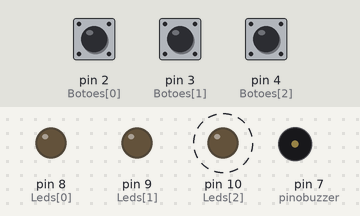
A sketch run on a simulated Arduino Uno, built with avr-gcc and run on an emulated ATmega328P. Parts: output pins drawn as LEDs (lit = HIGH), buzzer (waves = sounding). Dashed ring = blinking. The test bench sets the inputs (shaded band); at power-on: pin 2 (Botoes[0]) HIGH, pin 3 (Botoes[1]) HIGH, pin 4 (Botoes[2]) HIGH. Random numbers use the default seed unless the sketch sets one.

Above: at 2.9 s.
3.0 s: pin 2 (Botoes[0]) pulled LOW for 0.15 s
At 5.9 s:
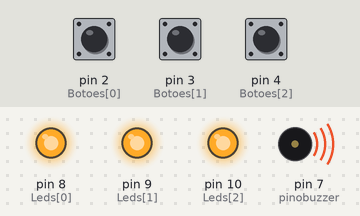
6.1 s: pin 3 (Botoes[1]) pulled LOW for 3.2 s
At 9.9 s:
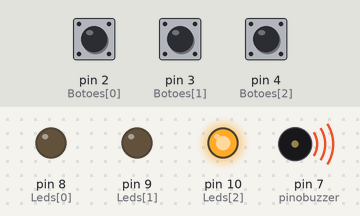
10.8 s: pin 3 (Botoes[1]) pulled LOW for 1 s
At 10.95 s:
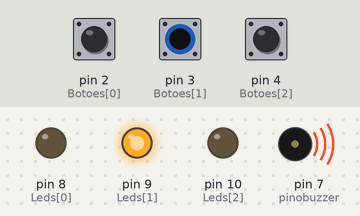
13.8 s: pin 2 (Botoes[0]) pulled LOW for 3.2 s
Timing chart, 0 to 21.2 s (numbered marks = the images above; inputs shaded):
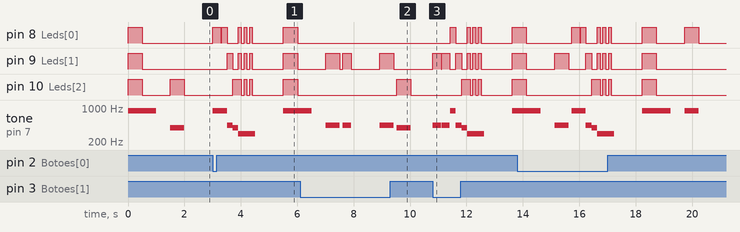

The sketch:

Aula020.ino
```cpp
#define NOTE_D4  294
#define NOTE_G4  392
#define NOTE_A4  440
#define NOTE_A5  880

int tons[4] = { NOTE_A5, NOTE_A4, NOTE_G4, NOTE_D4 };
int sequencia[100] = {};
int rodada_atual = 0;
int passo_atual = 0;
int pinobuzzer = 7;
int Leds[3] = { 8, 9, 10};
int Botoes[3] = { 2, 3, 4};
int botao_pressionado = 0;
int jogo_perdido = false;

void setup() {
  for (int i = 0; i <= 2; i++) {
    pinMode(Leds[i], OUTPUT);
  }
  for (int i = 0; i <= 2; i++) {
    pinMode(Botoes[i], INPUT_PULLUP);
  }
  pinMode(pinobuzzer, OUTPUT);
  randomSeed(analogRead(0));
}

void loop() {
  if (jogo_perdido) {
    int sequencia[100] = {};
    rodada_atual = 0;
    passo_atual= 0;
    jogo_perdido = false;
  }
  if (rodada_atual == 0) {
    Som_Inicio();
    delay(500);
  }
  proximaRodada();
  reproduzirSequencia();
  aguardarJogador();
  delay(1000);
}
void proximaRodada() {
  int numero_sorteado = random(0, 3);
  sequencia[rodada_atual++] = numero_sorteado;
}
void reproduzirSequencia() {
  for (int i = 0; i < rodada_atual; i++) {
    tone(pinobuzzer, tons[sequencia[i]]);
    digitalWrite(Leds[sequencia[i]], HIGH);
    delay(500);
    noTone(pinobuzzer);
    digitalWrite(Leds[sequencia[i]], LOW);
    delay(100);
  }
  noTone(pinobuzzer);
}
void aguardarJogador() {
  for (int i = 0; i < rodada_atual; i++) {
    aguardarJogada();
    verificarJogada();
    if ( jogo_perdido) {
      break;
    }
    passo_atual++;
  }
  passo_atual = 0;
}
void aguardarJogada() {
  boolean jogada_efetuada = false;
  while (!jogada_efetuada) {
    for (int i = 0; i <= 2; i++) {
      if (!digitalRead(Botoes[i]) == HIGH) {
        botao_pressionado = i;
        tone(pinobuzzer, tons[i]);
        digitalWrite(Leds[i], HIGH);
        delay(300);
        digitalWrite(Leds[i], LOW);
        noTone(pinobuzzer);
        jogada_efetuada = true;
      }
    }
    delay(10);
  }
}
void verificarJogada() {
  if (sequencia[passo_atual] != botao_pressionado) {
    for (int i = 0; i <= 2; i++) {
      tone(pinobuzzer, tons[i]);
      digitalWrite(Leds[i], HIGH);
      delay(200);
      digitalWrite(Leds[i], LOW);
      noTone(pinobuzzer);
    }
    tone(pinobuzzer, tons[3]);
    for (int i = 0; i <= 2; i++) {
      digitalWrite(Leds[0], HIGH);
      digitalWrite(Leds[1], HIGH);
      digitalWrite(Leds[2], HIGH);
      delay(100);
      digitalWrite(Leds[0], LOW);
      digitalWrite(Leds[1], LOW);
      digitalWrite(Leds[2], LOW);
      delay(100);
    }
    noTone(pinobuzzer);
    jogo_perdido = true;
  }
}
void Som_Inicio() {
  tone(pinobuzzer, tons[0]);
  digitalWrite(Leds[0], HIGH);
  digitalWrite(Leds[1], HIGH);
  digitalWrite(Leds[2], HIGH);
  delay(500);
  digitalWrite(Leds[0], LOW);
  digitalWrite(Leds[1], LOW);
  digitalWrite(Leds[2], LOW);
  delay(500);
  noTone(pinobuzzer);
}
```

Measured:
- after the input at 3.0 s, pin 9 (Leds[1]): LOW → HIGH after 0.51 s, → LOW 0.20 s later, → HIGH 0.20 s later, → LOW 0.10 s later, … (10 changes in this stretch); pin 10 (Leds[2]): LOW → HIGH after 0.71 s, → LOW 0.30 s later, → HIGH 0.10 s later, → LOW 0.10 s later, … (8 changes in this stretch)
- after the input at 6.1 s, pin 10 (Leds[2]): LOW → HIGH after 3.4 s, → LOW 0.50 s later
- after the input at 10.8 s, pin 8 (Leds[0]): LOW → HIGH after 0.62 s, → LOW 0.20 s later, → HIGH 0.40 s later, → LOW 0.10 s later, … (9 changes in this stretch); pin 10 (Leds[2]): LOW → HIGH after 1.0 s, then repeats every 0.20 s: LOW 0.10 s, HIGH 0.10 s
- by itself, pin 10 (Leds[2]): alternates HIGH for 0.50 s and LOW for 1.0 s
